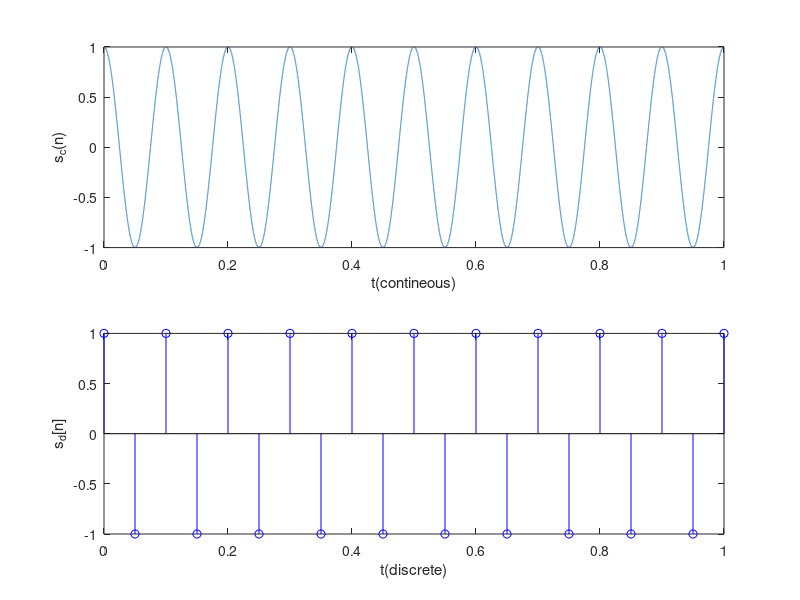

Write the MATLAB code that produced this figure. (Note: this script raises an error after producing the figure.)
clearvars
close all
clc

fc = 10;
Fs = 20;
L = 2;
t_c = 0 : 0.00001 : 1-0.00001;
s_c = cos(2*pi*fc*t_c);
t_d = 0:1/Fs:1;
s_d = cos(2*pi*fc*t_d);

figure(1);
subplot(2,1,1);
plot(t_c, s_c);
xlabel("t(contineous)");
ylabel("s_c(n)");

subplot(2,1,2);
stem(t_d, s_d, 'b');
xlabel("t(discrete)");
ylabel("s_d[n]");

figure(2);

for mode = 1:3
    x_e = Expander(s_d, L);
    x_i = interpolator(x_e, L, mode);
    t_interpolated = 0:1/(length(x_i)-1):1;
    plot(t_interpolated, x_i);
    xlabel("time");
    ylabel("s(t)"); 
    hold on;
end